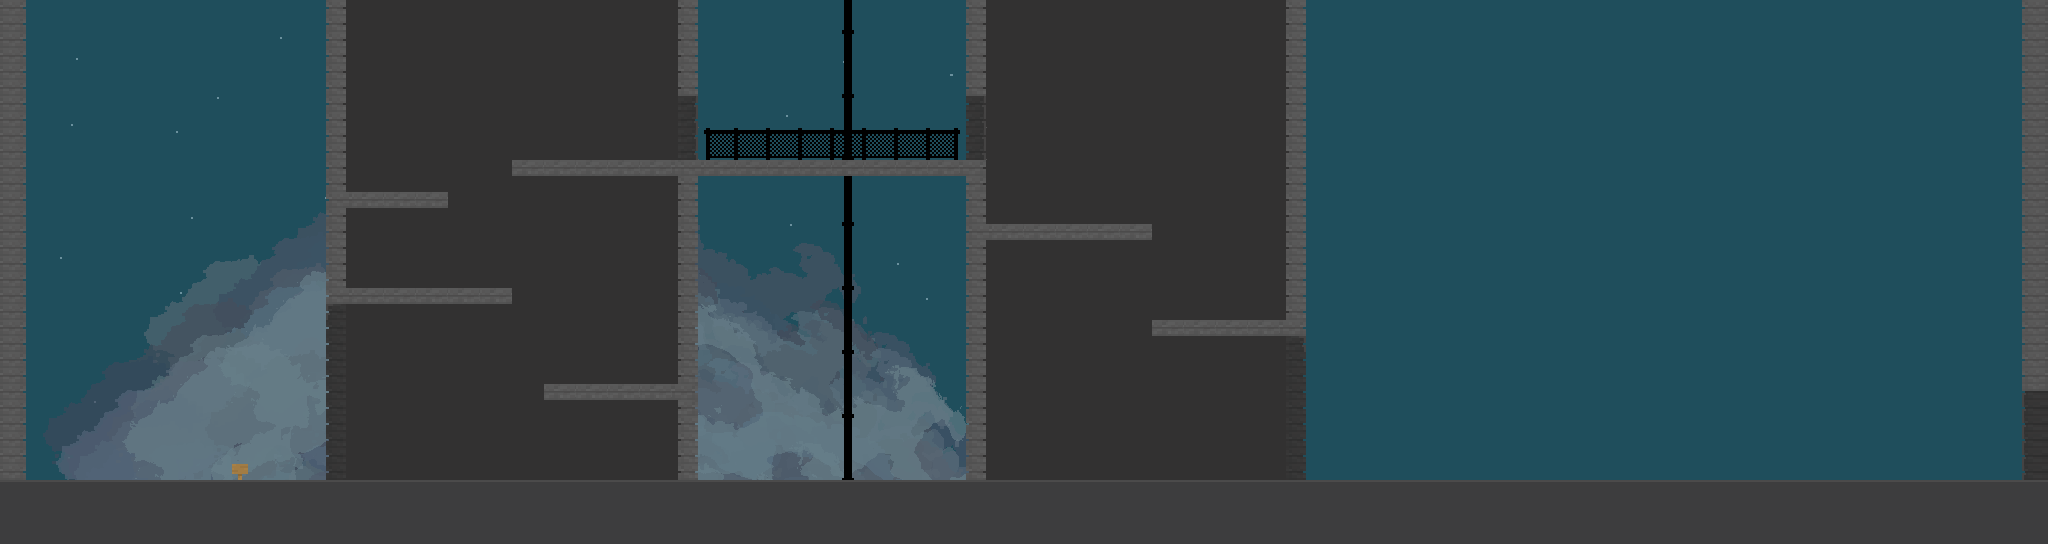

A 2D game scene composited from a Tiled map and its tileset images. What follows is a short description and the map's XML, with each tile layer's data collapsed to a summary:
An orthogonal 64x17 tile map with 32x32 px tiles, 4 tile layers (bg, ground, Tile Layer 2, Tile Layer 5), 1 hidden layer not drawn, 2 tilesets, 2 image layers and 8 objects (3x EnemyEntity, 3x SpikeEntity, player, TextEntity).

<map version="1.0" orientation="orthogonal" width="64" height="17" tilewidth="32" tileheight="32" backgroundcolor="#1f4e5c">
 <tileset firstgid="1" name="tileset01" tilewidth="32" tileheight="32">
  <image source="tileset01.png" width="280" height="256" />
 </tileset>
 <tileset firstgid="65" name="metatiles32x32" tilewidth="32" tileheight="32">
  <image source="metatiles32x32.png" width="160" height="32" />
  <tile id="0">
   <properties>
    <property name="type" value="solid" />
   </properties>
  </tile>
  <tile id="1">
   <properties>
    <property name="type" value="platform" />
   </properties>
  </tile>
 </tileset>
 <imagelayer name="parallax_02" width="64" height="17">
  <image source="stars.png" />
  <properties>
   <property name="ratio" value="0.15" />
  </properties>
 </imagelayer>
 <imagelayer name="parralax_01" width="64" height="17">
  <image source="clouds.png" />
  <properties>
   <property name="ratio" value="0.25" />
  </properties>
 </imagelayer>
 <layer name="bg" width="64" height="17">
  <data>[1088 cells, 366 non-empty, 6 distinct tile ids]</data>
 </layer>
 <layer name="ground" width="64" height="17">
  <data>[1088 cells, 153 non-empty, 6 distinct tile ids]</data>
 </layer>
 <layer name="Tile Layer 2" width="64" height="17">
  <data>[1088 cells, 109 non-empty, 15 distinct tile ids]</data>
 </layer>
 <layer name="Tile Layer 5" width="64" height="17">
  <data>[1088 cells, 1 non-empty, 1 distinct tile ids]</data>
 </layer>
 <layer name="collision" width="64" height="17" visible="0">
  <data>[1088 cells, 230 non-empty, 2 distinct tile ids]</data>
 </layer>
 <objectgroup name="objects" width="64" height="17">
  <object name="player" x="96" y="448" width="32" height="32">
   <properties>
    <property name="image" value="orange" />
   </properties>
  </object>
  <object name="EnemyEntity" x="356" y="249" width="160" height="32">
   <properties>
    <property name="image" value="rot" />
   </properties>
  </object>
  <object name="EnemyEntity" x="560" y="428" width="103" height="42">
   <properties>
    <property name="image" value="rot" />
   </properties>
  </object>
  <object name="EnemyEntity" x="721" y="114" width="228" height="40">
   <properties>
    <property name="image" value="rot" />
   </properties>
  </object>
  <object name="SpikeEntity" x="608" y="351" width="32" height="32" />
  <object name="TextEntity" x="224" y="448" width="32" height="32">
   <properties>
    <property name="once" value="false" />
    <property name="text" value="Sign: Welcome to the end!" />
   </properties>
  </object>
  <object name="SpikeEntity" x="354" y="156" width="32" height="32" />
  <object name="SpikeEntity" x="813" y="123" width="32" height="32" />
 </objectgroup>
</map>
